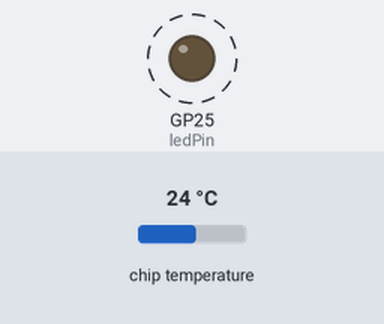
Simulated run of this program. Board: Raspberry Pi Pico running MicroPython. Parts: output pins drawn as LEDs (lit = HIGH). Dashed ring = blinking. The inputs (shaded band) are chosen by the test bench; at power-on: chip temperature 24 °C. What the program prints to the serial console is not drawn.

Above: at 0.2 s.
Timing chart, 0 to 3.0 s (numbered marks = the images above):
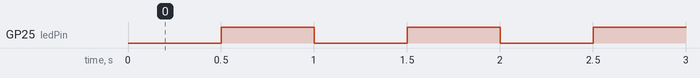

The program:

blink.py
```python
import machine
import utime
import bme280
ledPin=machine.Pin("LED", machine.Pin.OUT)
sensor = machine.ADC(4)
while True:
    print(27 - ((sensor.read_u16()*(3.3/(65535))-0.706)/0.001721))
    utime.sleep(.5)
    ledPin.value(1)
    utime.sleep(.5)
    ledPin.value(0)
```

Measured:
- by itself, GP25 (ledPin): alternates HIGH for 0.50 s and LOW for 0.50 s
